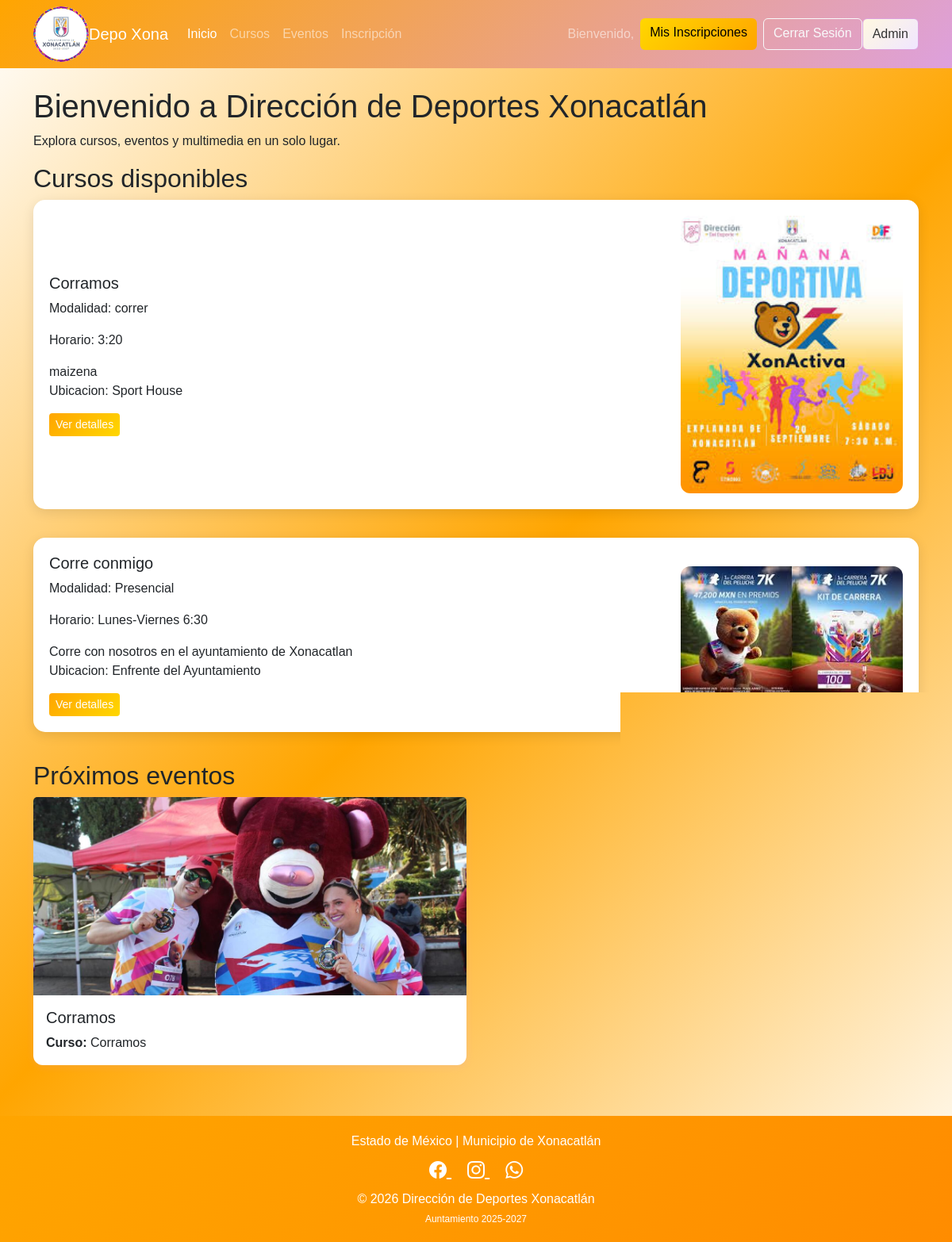
The page / (signed in) on the database its author committed.
### tables this page shows
CREATE TABLE `cursos` (
  `id_curso` int(11) NOT NULL,
  `nombre` varchar(150) NOT NULL,
  `modalidad` varchar(80) NOT NULL,
  `horario` varchar(120) NOT NULL,
  `descripcion` text DEFAULT NULL,
  `requisitos` text DEFAULT NULL,
  `imagen` varchar(255) DEFAULT NULL
);

CREATE TABLE `eventos` (
  `id_evento` int(11) NOT NULL,
  `nombre` varchar(150) NOT NULL,
  `horario` varchar(120) DEFAULT NULL,
  `costos` varchar(80) DEFAULT NULL,
  `ubicacion` varchar(150) DEFAULT NULL,
  `descripcion` text DEFAULT NULL,
  `id_curso` int(11) DEFAULT NULL,
  `requisitos` text DEFAULT NULL
);

CREATE TABLE `archivos` (
  `id_archivo` int(11) NOT NULL,
  `descripcion` varchar(255) DEFAULT NULL,
  `multimedia` varchar(255) DEFAULT NULL,
  `id_evento` int(11) DEFAULT NULL
);

### public/index.php (the view, shortened to what this page needs)
<?php
require_once __DIR__ . '/../config/conexion.php';
$cursos = $pdo->query('SELECT * FROM cursos ORDER BY nombre')->fetchAll();
$eventos_con_imagenes = $pdo->query('
    SELECT e.*, a.multimedia, c.nombre AS curso
    FROM eventos e
    LEFT JOIN archivos a ON e.id_evento = a.id_evento
    LEFT JOIN cursos c ON e.id_curso = c.id_curso
    WHERE a.multimedia REGEXP "\\.(jpg|png|jpeg)$"
    ORDER BY e.id_evento DESC
')->fetchAll();
?>
<!DOCTYPE html>
<html lang="es">
<head>
    <link href="https://cdn.jsdelivr.net/npm/bootstrap@5.3.2/dist/css/bootstrap.min.css" rel="stylesheet">
    <link rel="stylesheet" href="../assets/css/style.css">
</head>
<link href="https://cdn.jsdelivr.net/npm/bootstrap-icons@1.11.3/font/bootstrap-icons.css" rel="stylesheet">
<body>
<nav class="navbar navbar-expand-lg navbar-dark bg-primary mb-4">
    <div class="container">
          <a href="https://www.xonacatlan.gob.mx/" target="_blank">
               <img src="logo.jpeg" class="logo-header" title="Xonacatlan">
        <a class="navbar-brand" href="index.php">Depo Xona</a>
        <div class="collapse navbar-collapse" id="navbarNav">
            <ul class="navbar-nav me-auto">
                <li class="nav-item"><a class="nav-link active" href="index.php">Inicio</a></li>
                <li class="nav-item"><a class="nav-link" href="cursos.php">Cursos</a></li>
                <li class="nav-item"><a class="nav-link" href="eventos.php">Eventos</a></li>
                <li class="nav-item"><a class="nav-link" href="inscripcion.php">Inscripción</a></li>
            </ul>
            <div class="d-flex">
                <?php if (isset($_SESSION['usuario_id'])): ?>
                    <span class="navbar-text me-2">Bienvenido, <?= htmlspecialchars($_SESSION['usuario_nombre']) ?></span>
                    <a href="inscripcion.php" class="btn btn-info me-2">Mis Inscripciones</a>
                    <a href="logout.php" class="btn btn-outline-light">Cerrar Sesión</a>
                <?php else: ?>
                    <a href="login_usuario.php" class="btn btn-outline-light me-2">Iniciar Sesión</a>
                <?php endif; ?>
                <button class="btn btn-light" data-bs-toggle="modal" data-bs-target="#adminModal">Admin</button>
            </div>
        </div>
    </div>
</nav>
<div class="carrusel-fondo">
</div>
<div class="container">
    <h1>Bienvenido a Dirección de Deportes Xonacatlán</h1>
    <p>Explora cursos, eventos y multimedia en un solo lugar.</p>
    <h2>Cursos disponibles</h2>
    <?php if ($cursos): ?>
        <div class="row">
            <?php foreach ($cursos as $curso): ?>
                <div class="col-md-12 mb-3">
                    <div class="info-curso-box">
                        <div class="info-texto">
                            <h5><?= htmlspecialchars($curso['nombre']) ?></h5>
                            <p>Modalidad: <?= htmlspecialchars($curso['modalidad']) ?></p>
                            <p>Horario: <?= htmlspecialchars($curso['horario']) ?></p>
                            <p><?= nl2br(htmlspecialchars($curso['descripcion'])) ?></p>
                            <a class="btn btn-sm btn-primary" href="cursos.php?id=<?= $curso['id_curso'] ?>">
                                Ver detalles
                            </a>
                        </div>
                        <?php if (!empty($curso['imagen'])): ?>
                            <img src="../<?= $curso['imagen'] ?>" class="info-img">
                        <?php else: ?>
                            <img src="logo.jpeg" class="info-img">
                        <?php endif; ?>
                    </div>
                </div>
            <?php endforeach; ?>
        </div>
    <?php else: ?>
        <p>No hay cursos aún.</p>
    <?php endif; ?>
    <h2>Próximos eventos</h2>
    <?php if ($eventos_con_imagenes): ?>
        <div class="row">
            <?php foreach ($eventos_con_imagenes as $evento): ?>
                <div class="col-md-6 mb-4">
                    <div class="card h-100 cursor-pointer" onclick="location.href='eventos.php?id=<?= $evento['id_evento'] ?>'" style="cursor: pointer; transition: transform 0.3s, box-shadow 0.3s;" onmouseover="this.style.transform='translateY(-5px)'; this.style.boxShadow='0 8px 20px rgba(138, 43, 226, 0.3)'" onmouseout="this.style.transform='translateY(0)'; this.style.boxShadow='0 2px 10px rgba(138, 43, 226, 0.2)'">
                        <img src="../<?= $evento['multimedia'] ?>" class="card-img-top" alt="<?= htmlspecialchars($evento['nombre']) ?>" style="height: 250px; object-fit: cover;">
                        <div class="card-body">
                            <h5 class="card-title"><?= htmlspecialchars($evento['nombre']) ?></h5>
                            <p class="card-text"><strong>Curso:</strong> <?= htmlspecialchars($evento['curso'] ?? 'Sin curso') ?></p>
                        </div>
                    </div>
                </div>
            <?php endforeach; ?>
        </div>
    <?php else: ?>
        <p>No hay eventos con imágenes aún.</p>
    <?php endif; ?>
</div>
<footer class="text-center">
    <div class="container">
        <p class="mb-2">Estado de México | Municipio de Xonacatlán</p>
        <div>
            <a href="https://www.facebook.com/share/18TW9ZU4Ys/" target="_blank">
                <i class="bi bi-facebook"></i>
            </a>
            <a href="https://www.instagram.com/sporthousexonacatlan?igsh=eW93a2ZuNjRybW9y/" target="_blank">
                <i class="bi bi-instagram"></i>
            </a>
            <a href="https://wa.me/5210000000000" target="_blank">
                <i class="bi bi-whatsapp"></i>
            </a>
        </div>
        <p class="mt-2 mb-0">© 2026 Dirección de Deportes Xonacatlán</p>
        <p class="mt-1 mb-0" style="font-size: 12px;">Auntamiento 2025-2027</p>
    </div>
</footer>
</body>
</html>

### assets/css/style.css (style rules this page uses)
body { font-family: Arial, sans-serif; background: #FFF8E1; }
.container { max-width: 1140px; }

### public/index.php (style rules this page uses)
body { background: linear-gradient(135deg, #FFFFFF 0%, #FFA500 50%, #FFFFFF 100%); min-height: 100vh; position: relative; z-index: 1; }
.navbar.navbar-dark.bg-primary { background: linear-gradient(135deg, #FFA500 0%, #DDA0DD 100%) !important; }
.card { border: none; border-radius: 12px; box-shadow: 0 2px 10px rgba(221, 160, 221, 0.2); }
.btn-primary { background: linear-gradient(135deg, #FFA500 0%, #FFD700 100%) !important; border: none; }
.btn-info { background: linear-gradient(135deg, #FFD700 0%, #FFA500 100%); border: none; }
.btn-light { background: linear-gradient(135deg, #FFF8E1 0%, #F0E6FF 100%); color: #333; border: 1px solid #DDA0DD; }
.carrusel-fondo { position: fixed; top: 0; left: 0; width: 100vw; height: 100vh; z-index: -1; opacity: 1.0; overflow: hidden; pointer-events: none; }
footer { background: linear-gradient(135deg, #FFA500 0%, #FF8C00 100%); color: white; padding: 20px 0; margin-top: 40px; }
footer a { color: white; margin: 0 10px; font-size: 22px; transition: 0.3s; }
html, body { height: 100%; }
body { display: flex; flex-direction: column; }
.container, .container-fluid { flex: 1; position: relative; z-index: 2; }
.logo-header { width: 70px; transition: 0.3s; border-radius: 50%; }
.info-curso-box { background: white; border-radius: 15px; padding: 20px; box-shadow: 0 4px 15px rgba(0,0,0,0.1); display: flex; gap: 20px; align-items: center; margin-bottom: 20px; }
.info-texto { flex: 1; }
.info-img { width: 280px; border-radius: 12px; object-fit: cover; }

### rows shown on the page
cursos: nombre "Corramos", modalidad "correr", horario "3:20", descripcion "maizena Ubicacion: Sport House", imagen (picture)
cursos: nombre "Corre conmigo", modalidad "Presencial", horario "Lunes-Viernes 6:30", descripcion "Corre con nosotros en el ayuntamiento de Xonacatlan Ubicacion: Enfrente del Ayuntamiento", imagen (picture)
eventos: archivos.multimedia (picture), nombre "Corramos", id_curso.nombre "Corramos"
